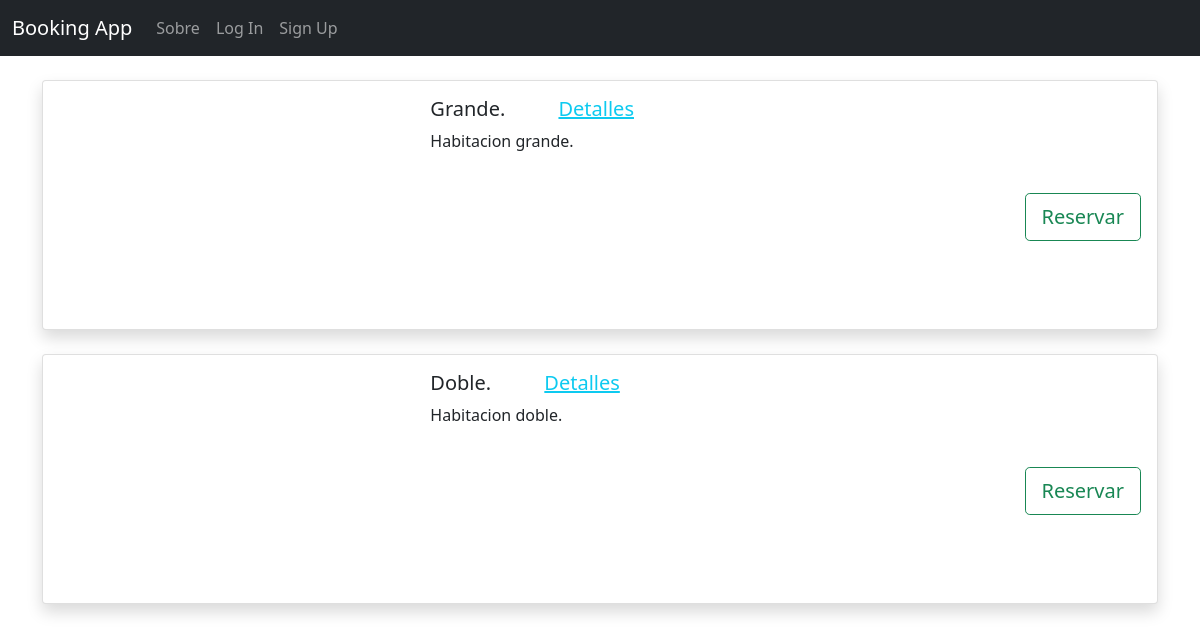
Page /booking/rooms/ on the earlier database version.
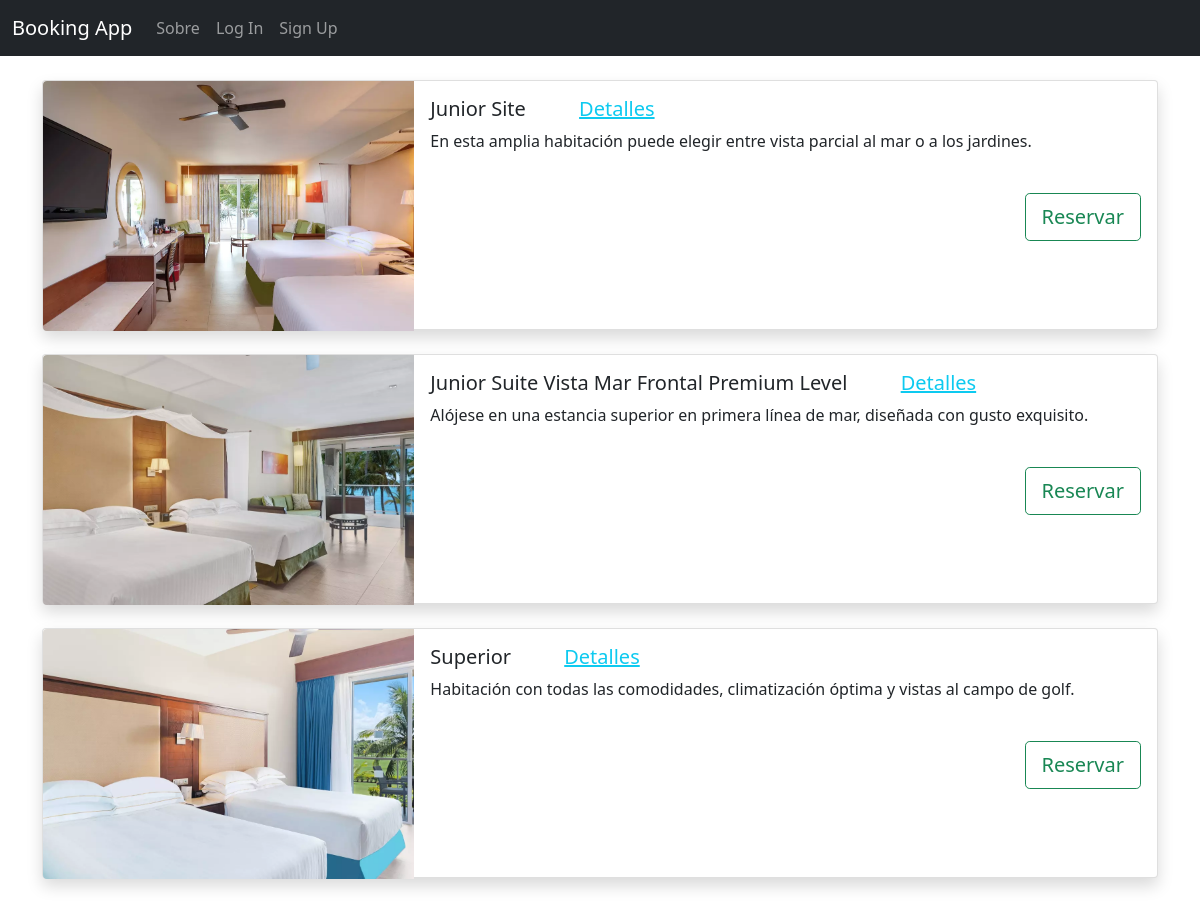
Same page on the later database version.
### booking/models.py (models this page shows, shortened)
class RoomType(models.Model):
    room_type_id = models.AutoField(primary_key=True) # to save space with foreign keys.
    uuid = models.UUIDField( # For displaying detailview without exposing the database.
        default = uuid.uuid4,
        editable = False,
        unique = True,
    )
    type = models.CharField(max_length=255, unique=True)
    short_description = models.TextField(blank=True, null=True)
    description = models.TextField()
    max_adults = models.IntegerField(blank=True, null=True)
    max_children = models.IntegerField(blank=True, null=True)
    price = models.DecimalField(max_digits=6, decimal_places=2)

class Image(models.Model):
    room_type = models.ForeignKey(
        RoomType,
        related_name="images",
        on_delete=models.CASCADE,
    )
    uuid = models.UUIDField(
        default = uuid.uuid4,
        editable = False,
        unique = True
    )
    image = models.ImageField(upload_to='rooms/', blank=True)
    alt = models.CharField(max_length=255)

### booking/views.py (the view)
# urls.py: path('rooms/', RoomsListView.as_view(), name='rooms'),
class RoomsListView(generic.ListView):
    model = RoomType
    template_name = 'rooms.html'
    context_object_name = 'room_types'

### templates/rooms.html (shortened to what this page needs)
{% extends '_base.html' %}
{% block content %}
    <div class="pt-4">
    {% for type in room_types %}
        <div class="card mb-4 shadow" style="height: 250px;">
            <div class="row g-0">
                <div class="col-md-4">
                    <img src="{{ type.images.all.0.image.url }}" class="img-fluid rounded-start" style="object-fit: cover; height: 250px;">
                </div>
                <div class="col-md-8">
                    <div class="card-body pl-5">
                        <div class="row">
                            <h5 class="card-title">
                                {{ type.type }}
                                <a class="link-info mx-lg-5" href="{% url 'room_detail' type.uuid %}">Detalles</a>
                            </h5>
                            <p class="card-text">{{ type.short_description }}</p>
                        </div>
                        <div class="row">
                            <ul class="list-unstyled pt-4">
                            </ul>
                        </div>
                        <div class="text-end">
                            <button class="btn btn-outline-success btn-lg">Reservar</button>
                        </div>
                    </div>
                </div>
            </div>
        </div>
    {% endfor %}
    </div>
{% endblock content %}

### templates/_base.html (shortened to what this page needs)
{% load static %}
<!DOCTYPE html>
<html>
    <head>
        <link href="https://cdn.jsdelivr.net/npm/bootstrap@5.1.3/dist/css/bootstrap.min.css" rel="stylesheet">
        <link rel="stylesheet" href="https://cdnjs.cloudflare.com/ajax/libs/font-awesome/5.15.3/css/all.min.css"/>
    </head>
    <body>
        <nav class="navbar navbar-expand-md navbar-dark bg-dark">
            <div class="container-fluid">
                <a class="navbar-brand" href="{% url 'home' %}">Booking App</a>
                <div class="collapse navbar-collapse" id="navbarCollapse">
                    <ul class="navbar-nav me-auto mb-2 mb-md-0">
                        <li class="nav-item">
                            <a class="nav-link" href="#">Sobre</a>
                        </li>
                        {% if user.is_authenticated %}
                            <li class="nav-item">
                                <a class="nav-link" href="{% url 'account_logout' %}">Log Out</a>
                            </li>
                            <li class="nav-item">
                                <a class="nav-link" href="{% url 'update_user' user.uuid %}">Mi Información</a>
                            </li>
                            {% if user.is_superuser %}
                                <li class="nav-item">
                                    <a class="nav-link" href="{% url 'reports' %}">Print Report</a>
                                </li>
                            {% endif %}
                        {% else %}
                            <li class="nav-item">
                                <a class="nav-link" href="{% url 'account_login' %}">Log In</a>
                            </li>
                            <li class="nav-item">
                                <a class="nav-link" href="{% url 'account_signup' %}">Sign Up</a>
                            </li>
                        {% endif %}
                    </ul>
                </div>
            </div>
        </nav>
        <div class="container">
            {% block content %}
            {% endblock content %}
        </div>
    </body>
</html>

Differences in the rows shown:
removed RoomType: type "Grande.", short_description "Habitacion grande."
removed RoomType: type "Doble.", short_description "Habitacion doble."
added RoomType: images.all.0.image (picture), type "Junior Site", short_description "En esta amplia habitación puede elegir entre vista parcial al mar o a los jardines."
added RoomType: images.all.0.image (picture), type "Junior Suite Vista Mar Frontal Premium Level", short_description "Alójese en una estancia superior en primera línea de mar, diseñada con gusto exquisito."
added RoomType: images.all.0.image (picture), type "Superior", short_description "Habitación con todas las comodidades, climatización óptima y vistas al campo de golf."
